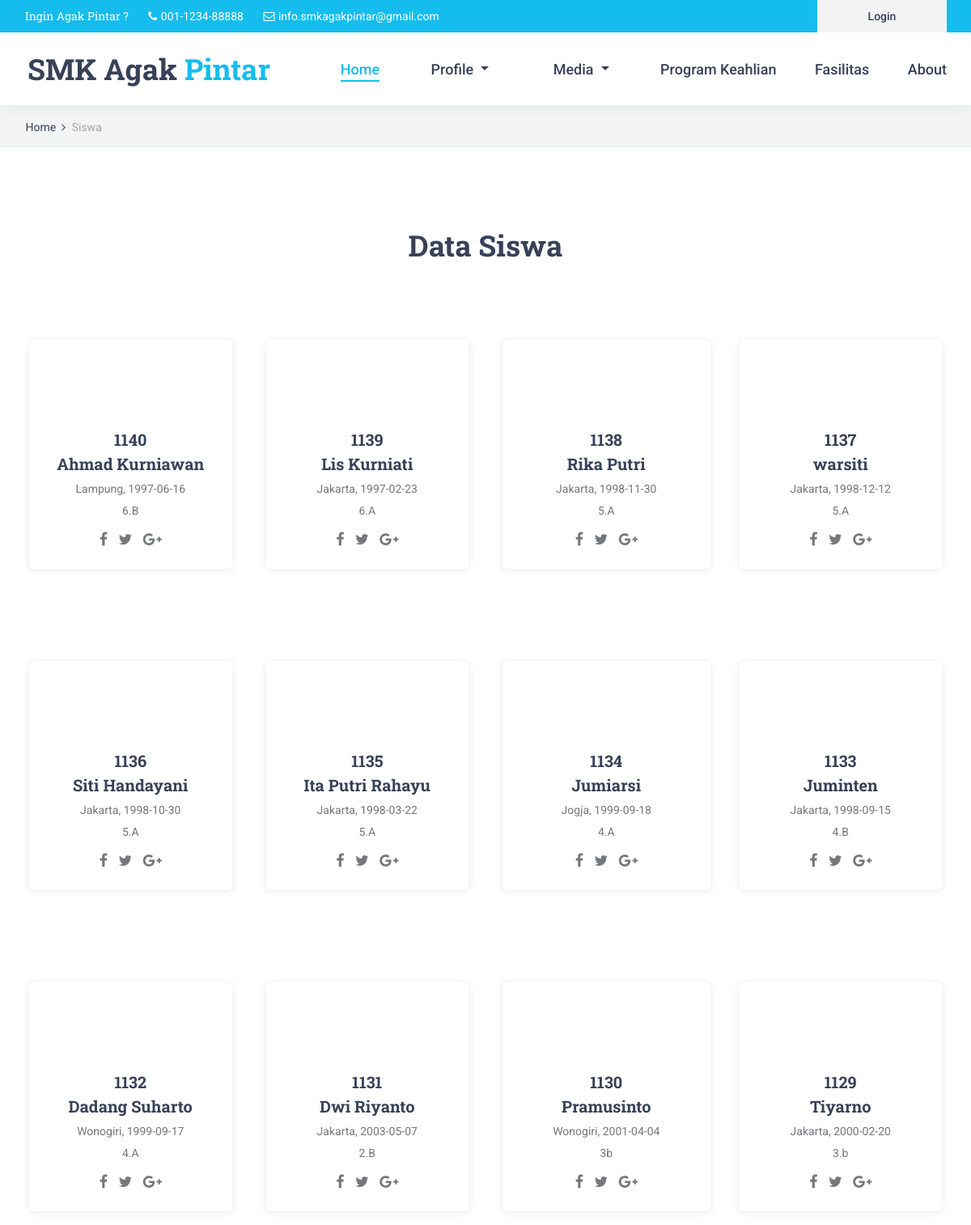
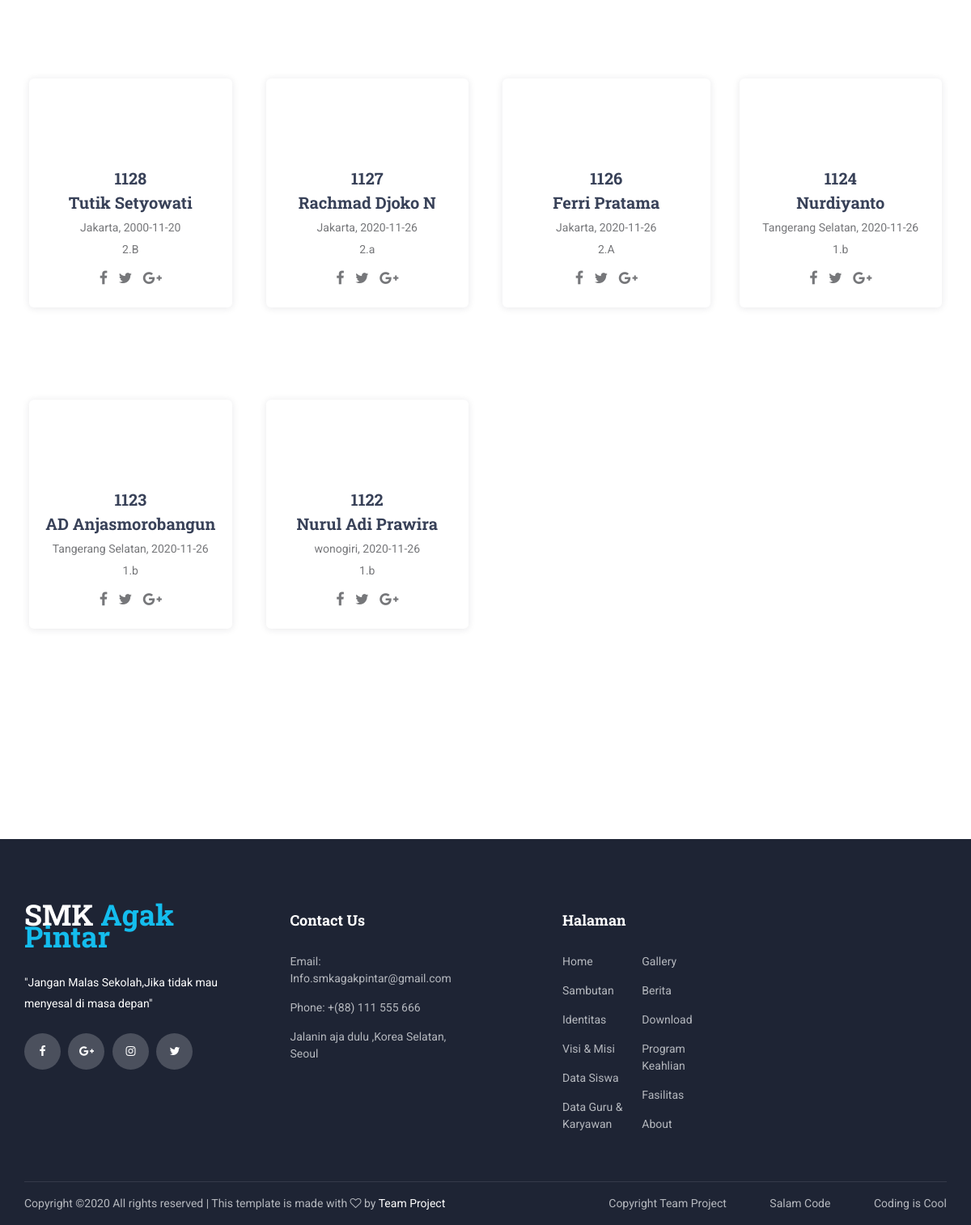
/index.php/home/siswa, run on the app's committed database (2 pictures, top to bottom).
### tables this page shows
CREATE TABLE `tbl_siswa` (
  `id_siswa` int(11) NOT NULL,
  `nis` varchar(20) DEFAULT NULL,
  `nama_siswa` varchar(25) DEFAULT NULL,
  `tempat_lahir` varchar(25) DEFAULT NULL,
  `tgl_lahir` date DEFAULT NULL,
  `kelas` varchar(10) DEFAULT NULL,
  `foto_siswa` varchar(30) DEFAULT NULL
);

### application/views/layout/v_content.php (called while the page is built)
<?php
  if ($isi) {
      $this->load->view($isi);
  }
?>

### application/views/layout/v_wrapper.php (called while the page is built)
<?php
require_once('v_head.php');
require_once('v_header.php');
require_once('v_nav.php');
require_once('v_content.php');
require_once('v_footer.php');

### application/controllers/Home.php (called while the page is built, shortened)
<?php
class Home extends CI_Controller
{
  public function __construct()
  {
    $this->load->model('m_home');
  }
  public function siswa()
  {
    $data = array(
      'title' => 'Siswa',
      'siswa' => $this->m_home->siswa(),
      'isi' => 'v_siswa'
    );
    $this->load->view('layout/v_wrapper', $data, false);
  }
}

### index.php (called while the page is built, shortened)
<?php
require_once BASEPATH.'core/CodeIgniter.php';

### application/models/M_home.php (called while the page is built, shortened)
<?php
class M_home extends CI_Model
{
    public function siswa()
    {
        $this->db->select('*');
        $this->db->from('tbl_siswa');
        $this->db->order_by('id_siswa', 'DESC');
        return $this->db->get()->result();
    }
}

### application/views/v_siswa.php (the view)
<div class="home">
    <div class="breadcrumbs_container">
        <div class="container">
            <div class="row">
                <div class="col">
                    <div class="breadcrumbs">
                        <ul>
                            <li><a href="index.html">Home</a></li>
                            <li> Siswa</li>
                        </ul>
                    </div>
                </div>
            </div>
        </div>
    </div>
</div>
<div class="contact">
    <div class="contact_info_container">
        <div class="container">
            <div class="row">
                <div class="col-lg-12 text-center">
                    <h2>Data Siswa</h2><br>
                </div>
                <?php foreach ($siswa as $key => $value) { ?>
                    <div class="col-lg-3 col-md-6 team_col">
                        <div class="team_item">
                            <div class="team_image"><img src="<?= base_url('foto_siswa/' . $value->foto_siswa); ?>" alt=""></div>
                            <div class="team_body">
                                <div class="team_title"><a href="#"><?= $value->nis ?></a></div>
                                <div class="team_title"><a href="#"><?= $value->nama_siswa ?></a></div>
                                <div class="team_subtitle"><?= $value->tempat_lahir ?>, <?= $value->tgl_lahir ?> </div>
                                <div class="team_subtitle"><?= $value->kelas ?> </div>
                                <div class="social_list">
                                    <ul>
                                        <li><a href="#"><i class="fa fa-facebook" aria-hidden="true"></i></a></li>
                                        <li><a href="#"><i class="fa fa-twitter" aria-hidden="true"></i></a></li>
                                        <li><a href="#"><i class="fa fa-google-plus" aria-hidden="true"></i></a></li>
                                    </ul>
                                </div>
                            </div>
                        </div>
                    </div>
                <?php } ?>
            </div>
        </div>
    </div>
</div>
<div class="newsletter">
    <div class="newsletter_background parallax-window" data-parallax="scroll" data-image-src="<?= base_url() ?>template/front-end/images/newsletter.jpg" data-speed="0.8"></div>
    <div class="container">
        <div class="row">
            <div class="col">
                <div class="newsletter_container d-flex flex-lg-row flex-column align-items-center justify-content-start">
                </div>
            </div>
        </div>
    </div>
</div>

### template/front-end/styles/courses.css (style rules this page uses)
* { margin: 0; padding: 0; -webkit-font-smoothing: antialiased; -webkit-text-shadow: rgba(0,0,0,.01) 0 0 1px; text-shadow: rgba(0,0,0,.01) 0 0 1px; }
body { font-family: 'Roboto', sans-serif; font-size: 14px; font-weight: 400; background: #FFFFFF; color: #a5a5a5; }
div { display: block; position: relative; -webkit-box-sizing: border-box; -moz-box-sizing: border-box; box-sizing: border-box; }
ul { list-style: none; margin-bottom: 0px; }
a, a:hover, a:visited, a:active, a:link { text-decoration: none; -webkit-font-smoothing: antialiased; -webkit-text-shadow: rgba(0,0,0,.01) 0 0 1px; text-shadow: rgba(0,0,0,.01) 0 0 1px; }
h2 { font-size: 36px; }
h1, h2, h3, h4, h5, h6 { font-family: 'Roboto Slab', serif; font-weight: 700; -webkit-font-smoothing: antialiased; -webkit-text-shadow: rgba(0,0,0,.01) 0 0 1px; text-shadow: rgba(0,0,0,.01) 0 0 1px; color: #384158; margin-bottom: 0; }
.parallax-window { min-height: 400px; background: transparent; }
.home { width: 100%; height: 182px; background: #f2f4f5; border-bottom: solid 1px #edeff0; }
.breadcrumbs_container { position: absolute; left: 0; bottom: 0; width: 100%; padding-bottom: 13px; padding-left: 3px; }
.breadcrumbs ul li { display: inline-block; position: relative; }
.breadcrumbs ul li:not(:last-child)::after { display: inline-block; font-family: 'FontAwesome'; content: '\f105'; margin-left: 7px; margin-right: 4px; color: #384158; }
.breadcrumbs ul li a { font-size: 14px; font-weight: 400; color: #384158; -webkit-transition: all 200ms ease; -moz-transition: all 200ms ease; -ms-transition: all 200ms ease; -o-transition: all 200ms ease; transition: all 200ms ease; }
.newsletter { width: 100%; }
.newsletter_background { position: absolute; top: 0; left: 0; width: 100%; height: 100%; }
.newsletter_container { width: 100%; height: 120px; }

### template/front-end/styles/main_styles.css (style rules this page uses)
* { margin: 0; padding: 0; -webkit-font-smoothing: antialiased; -webkit-text-shadow: rgba(0,0,0,.01) 0 0 1px; text-shadow: rgba(0,0,0,.01) 0 0 1px; }
body { font-family: 'Roboto', sans-serif; font-size: 14px; font-weight: 400; background: #FFFFFF; color: #a5a5a5; }
div { display: block; position: relative; -webkit-box-sizing: border-box; -moz-box-sizing: border-box; box-sizing: border-box; }
ul { list-style: none; margin-bottom: 0px; }
a, a:hover, a:visited, a:active, a:link { text-decoration: none; -webkit-font-smoothing: antialiased; -webkit-text-shadow: rgba(0,0,0,.01) 0 0 1px; text-shadow: rgba(0,0,0,.01) 0 0 1px; }
h2 { font-size: 36px; }
h1, h2, h3, h4, h5, h6 { font-family: 'Roboto Slab', serif; font-weight: 700; -webkit-font-smoothing: antialiased; -webkit-text-shadow: rgba(0,0,0,.01) 0 0 1px; text-shadow: rgba(0,0,0,.01) 0 0 1px; color: #384158; margin-bottom: 0; }
.parallax-window { min-height: 400px; background: transparent; }
.home { width: 100%; height: 850px; }
.team_col { margin-bottom: 40px; }
.team_item { width: 100%; }
.team_image { width: 180px; height: 160px; border-radius: 6px; overflow: hidden; margin-left: auto; margin-right: auto; margin-bottom: -86px; z-index: 5; }
.team_body { width: 100%; padding-top: 108px; padding-bottom: 24px; background: #FFFFFF; border-radius: 6px; box-shadow: 0px 1px 10px rgba(29,34,47,0.1); text-align: center; -webkit-transition: all 200ms ease; -moz-transition: all 200ms ease; -ms-transition: all 200ms ease; -o-transition: all 200ms ease; transition: all 200ms ease; }
.team_title a { font-family: 'Roboto Slab', serif; font-size: 20px; font-weight: 700; color: #384158; -webkit-transition: all 200ms ease; -moz-transition: all 200ms ease; -ms-transition: all 200ms ease; -o-transition: all 200ms ease; transition: all 200ms ease; }
.team_subtitle { font-size: 14px; font-weight: 400; color: #76777a; margin-top: 6px; }
.social_list { margin-top: 16px; }
.social_list ul li { display: inline-block; }
.social_list ul li:not(:last-child) { margin-right: 10px; }
.social_list ul li a i { font-size: 18px; color: #76777a; -webkit-transition: all 200ms ease; -moz-transition: all 200ms ease; -ms-transition: all 200ms ease; -o-transition: all 200ms ease; transition: all 200ms ease; }
.team_col .team_item { padding-left: 6px; padding-right: 6px; }
.team_col:nth-child(4n) .team_item { padding-left: 6px; padding-right: 0; }
.newsletter { width: 100%; }
.newsletter_background { position: absolute; top: 0; left: 0; width: 100%; height: 100%; }
.newsletter_container { width: 100%; height: 120px; }

### data on the page
tbl_siswa: nis "1140", nama_siswa "Ahmad Kurniawan", tempat_lahir "Lampung", tgl_lahir "1997-06-16", kelas "6.B"
tbl_siswa: nis "1139", nama_siswa "Lis Kurniati", tempat_lahir "Jakarta", tgl_lahir "1997-02-23", kelas "6.A"
tbl_siswa: nis "1138", nama_siswa "Rika Putri", tempat_lahir "Jakarta", tgl_lahir "1998-11-30", kelas "5.A"
tbl_siswa: nis "1137", nama_siswa "warsiti", tempat_lahir "Jakarta", tgl_lahir "1998-12-12", kelas "5.A"
tbl_siswa: nis "1136", nama_siswa "Siti Handayani", tempat_lahir "Jakarta", tgl_lahir "1998-10-30", kelas "5.A"
tbl_siswa: nis "1135", nama_siswa "Ita Putri Rahayu", tempat_lahir "Jakarta", tgl_lahir "1998-03-22", kelas "5.A"
tbl_siswa: nis "1134", nama_siswa "Jumiarsi", tempat_lahir "Jogja", tgl_lahir "1999-09-18", kelas "4.A"
tbl_siswa: nis "1133", nama_siswa "Juminten", tempat_lahir "Jakarta", tgl_lahir "1998-09-15", kelas "4.B"
tbl_siswa: nis "1132", nama_siswa "Dadang Suharto", tempat_lahir "Wonogiri", tgl_lahir "1999-09-17", kelas "4.A"
tbl_siswa: nis "1131", nama_siswa "Dwi Riyanto", tempat_lahir "Jakarta", tgl_lahir "2003-05-07", kelas "2.B"
tbl_siswa: nis "1130", nama_siswa "Pramusinto", tempat_lahir "Wonogiri", tgl_lahir "2001-04-04", kelas "3b"
tbl_siswa: nis "1129", nama_siswa "Tiyarno", tempat_lahir "Jakarta", tgl_lahir "2000-02-20", kelas "3.b"
tbl_siswa: nis "1128", nama_siswa "Tutik Setyowati", tempat_lahir "Jakarta", tgl_lahir "2000-11-20", kelas "2.B"
tbl_siswa: nis "1127", nama_siswa "Rachmad Djoko N", tempat_lahir "Jakarta", tgl_lahir "2020-11-26", kelas "2.a"
tbl_siswa: nis "1126", nama_siswa "Ferri Pratama", tempat_lahir "Jakarta", tgl_lahir "2020-11-26", kelas "2.A"
tbl_siswa: nis "1124", nama_siswa "Nurdiyanto", tempat_lahir "Tangerang Selatan", tgl_lahir "2020-11-26", kelas "1.b"
tbl_siswa: nis "1123", nama_siswa "AD Anjasmorobangun", tempat_lahir "Tangerang Selatan", tgl_lahir "2020-11-26", kelas "1.b"
tbl_siswa: nis "1122", nama_siswa "Nurul Adi Prawira", tempat_lahir "wonogiri", tgl_lahir "2020-11-26", kelas "1.b"
